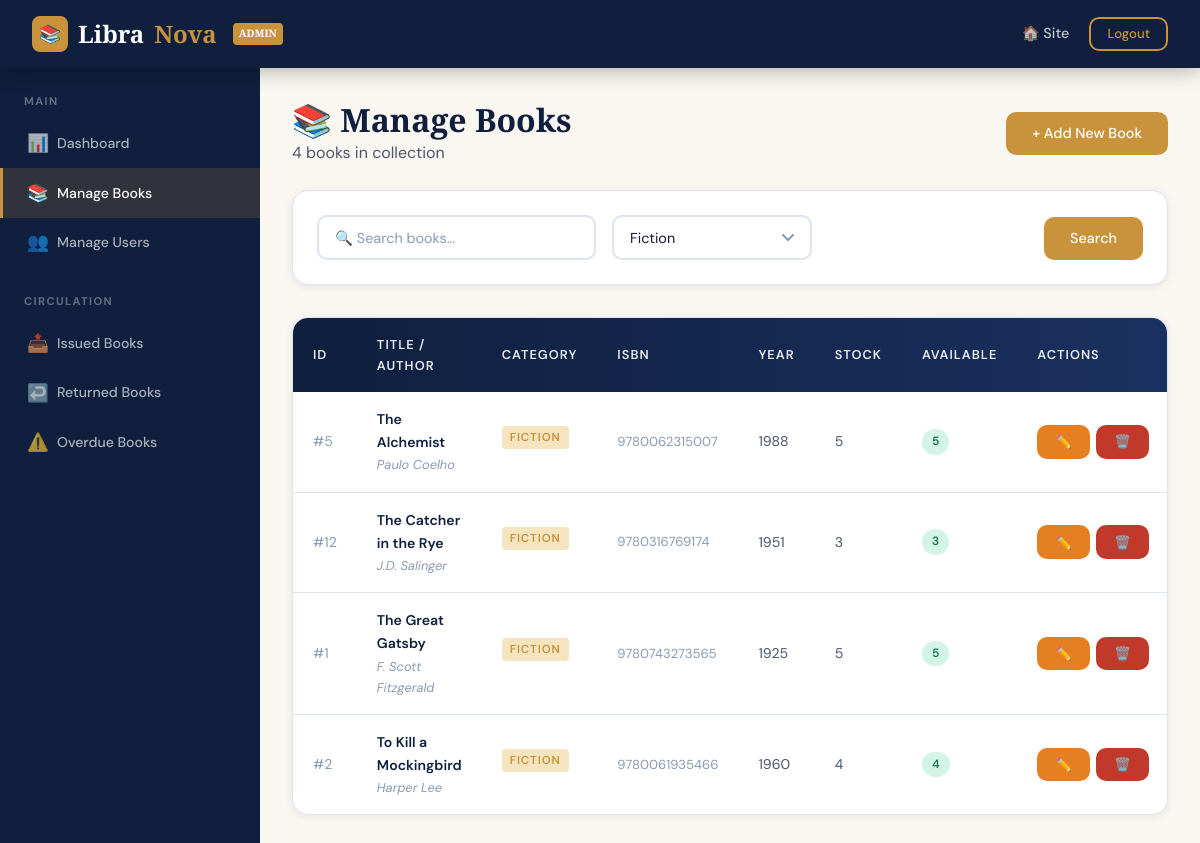
The page /admin/books.php?category=Fiction (signed in) on the database its author committed.
### tables this page shows
CREATE TABLE IF NOT EXISTS books (
    id INT AUTO_INCREMENT PRIMARY KEY,
    title VARCHAR(255) NOT NULL,
    author VARCHAR(150) NOT NULL,
    category VARCHAR(100) NOT NULL,
    isbn VARCHAR(20) UNIQUE,
    publication_year YEAR,
    publisher VARCHAR(150),
    description TEXT,
    total_quantity INT NOT NULL DEFAULT 1,
    available_copies INT NOT NULL DEFAULT 1,
    cover_image VARCHAR(255) DEFAULT NULL,
    created_at TIMESTAMP DEFAULT CURRENT_TIMESTAMP,
    updated_at TIMESTAMP DEFAULT CURRENT_TIMESTAMP ON UPDATE CURRENT_TIMESTAMP
);

### includes/books.php (called while the page is built, shortened)
<?php
function getBooks($search = '', $category = '', $availability = '') {
    $conn = getDBConnection();
    $sql = "SELECT * FROM books WHERE 1=1";
    $params = [];
    $types = '';
    if (!empty($category)) {
        $sql .= " AND category = ?";
        $params[] = $category;
        $types .= 's';
    }
    $sql .= " ORDER BY title ASC";
    $stmt = $conn->prepare($sql);
    if (!empty($params)) {
        $stmt->bind_param($types, ...$params);
    }
    $stmt->execute();
    $result = $stmt->get_result();
    $books = $result->fetch_all(MYSQLI_ASSOC);
    return $books;
}
function getCategories() {
    $conn = getDBConnection();
    $result = $conn->query("SELECT DISTINCT category FROM books ORDER BY category");
    $categories = [];
    while ($row = $result->fetch_assoc()) {
        $categories[] = $row['category'];
    }
    return $categories;
}
?>

### admin/books.php (the view, shortened to what this page needs)
<?php
require_once '../includes/books.php';
$search = sanitize($_GET['search'] ?? '');
$category = sanitize($_GET['category'] ?? '');
$books = getBooks($search, $category);
$categories = getCategories();
?>
<!DOCTYPE html>
<html lang="en">
<head>
<link rel="stylesheet" href="../css/style.css">
</head>
<body>
<nav class="navbar">
  <a href="../index.php" class="navbar-brand"><div class="logo-icon">📚</div>Libra<span>Nova</span> <small style="font-size:0.65rem;background:var(--gold);padding:2px 6px;border-radius:4px;margin-left:6px">ADMIN</small></a>
  <ul class="navbar-nav">
    <li><a href="../index.php" class="nav-link">🏠 Site</a></li>
    <li>
      <form method="POST" action="../includes/auth.php" style="display:inline">
        <button type="submit" class="btn btn-outline-primary btn-sm">Logout</button>
      </form>
    </li>
  </ul>
</nav>
<div class="admin-layout">
  <aside class="sidebar">
    <div class="sidebar-section">
      <div class="sidebar-label">Main</div>
      <a href="dashboard.php" class="sidebar-link"><span class="icon">📊</span> Dashboard</a>
      <a href="books.php" class="sidebar-link active"><span class="icon">📚</span> Manage Books</a>
      <a href="users.php" class="sidebar-link"><span class="icon">👥</span> Manage Users</a>
    </div>
    <div class="sidebar-section">
      <div class="sidebar-label">Circulation</div>
      <a href="issued.php" class="sidebar-link"><span class="icon">📤</span> Issued Books</a>
      <a href="returned.php" class="sidebar-link"><span class="icon">↩️</span> Returned Books</a>
      <a href="overdue.php" class="sidebar-link"><span class="icon">⚠️</span> Overdue Books</a>
    </div>
  </aside>
  <main class="admin-content">
    <div style="display:flex;align-items:center;justify-content:space-between;margin-bottom:1.5rem;flex-wrap:wrap;gap:1rem">
      <div>
        <h2>📚 Manage Books</h2>
        <p><?= count($books) ?> books in collection</p>
      </div>
      <button onclick="openModal('add-book-modal')" class="btn btn-primary">+ Add New Book</button>
    </div>
    <div class="search-section">
      <form method="GET">
        <div class="search-row">
          <input type="text" name="search" class="form-control" placeholder="🔍 Search books..." value="<?= htmlspecialchars($search) ?>">
          <select name="category" class="form-control auto-submit">
            <?php foreach ($categories as $cat): ?>
              <option value="<?= htmlspecialchars($cat) ?>" <?= $category === $cat ? 'selected' : '' ?>><?= htmlspecialchars($cat) ?></option>
            <?php endforeach; ?>
          </select>
          <button type="submit" class="btn btn-primary">Search</button>
        </div>
      </form>
    </div>
    <div class="table-wrapper">
      <table>
        <thead>
          <tr>
            <th>ID</th>
            <th>Title / Author</th>
            <th>Category</th>
            <th>ISBN</th>
            <th>Year</th>
            <th>Stock</th>
            <th>Available</th>
            <th>Actions</th>
          </tr>
        </thead>
        <tbody>
          <?php foreach ($books as $book): ?>
          <tr class="searchable-row">
            <td style="color:var(--text-light)">#<?= $book['id'] ?></td>
            <td>
              <div style="font-weight:600;color:var(--navy)"><?= htmlspecialchars($book['title']) ?></div>
              <div style="font-size:0.8rem;color:var(--text-light);font-style:italic"><?= htmlspecialchars($book['author']) ?></div>
            </td>
            <td><span class="book-category"><?= htmlspecialchars($book['category']) ?></span></td>
            <td style="font-size:0.82rem;color:var(--text-light)"><?= htmlspecialchars($book['isbn'] ?: '—') ?></td>
            <td><?= $book['publication_year'] ?: '—' ?></td>
            <td><?= $book['total_quantity'] ?></td>
            <td>
              <span class="badge <?= $book['available_copies'] > 0 ? 'badge-success' : 'badge-danger' ?>">
                <?= $book['available_copies'] ?>
              </span>
            </td>
            <td>
              <div style="display:flex;gap:0.4rem">
                <button onclick='populateEditBook(<?= json_encode($book) ?>)' class="btn btn-warning btn-sm">✏️</button>
                <form method="POST" action="../actions/book_action.php" style="display:inline" onsubmit="return confirm('Delete &quot;<?= addslashes(htmlspecialchars($book['title'])) ?>&quot;?')">
                  <button type="submit" class="btn btn-danger btn-sm">🗑️</button>
                </form>
              </div>
            </td>
          </tr>
          <?php endforeach; ?>
        </tbody>
      </table>
    </div>
  </main>
</div>
</body>
</html>

### rows shown on the page
books: id "5", title "The Alchemist", author "Paulo Coelho", category "FICTION", isbn "9780062315007", publication_year "1988", total_quantity "5", available_copies "5"
books: id "12", title "The Catcher in the Rye", author "J.D. Salinger", category "FICTION", isbn "9780316769174", publication_year "1951", total_quantity "3", available_copies "3"
books: id "1", title "The Great Gatsby", author "F. Scott Fitzgerald", category "FICTION", isbn "9780743273565", publication_year "1925", total_quantity "5", available_copies "5"
books: id "2", title "To Kill a Mockingbird", author "Harper Lee", category "FICTION", isbn "9780061935466", publication_year "1960", total_quantity "4", available_copies "4"

### other values the page prints
count($books) "4"
form field category "Fiction"
